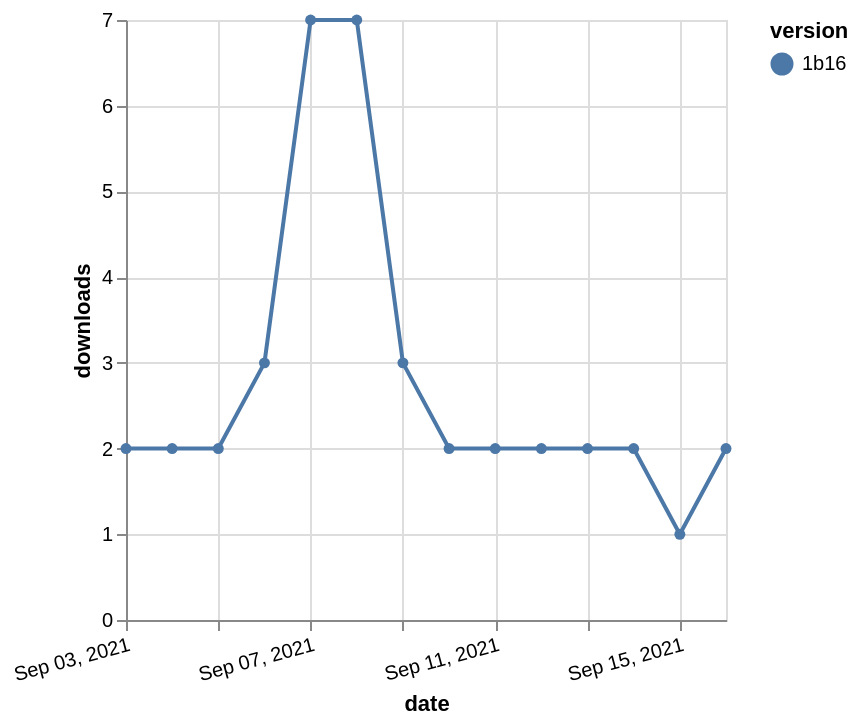

This figure's Vega-Lite source:
### Vega-Lite specification from a JSON file in a GitHub repository (floating-point values rounded to 4 significant figures)
{"$schema": "https://vega.github.io/schema/vega-lite/v5.json", "description": "A simple bar chart with embedded data.", "data": {"values": [{"date": "2021-09-03", "total": 3577, "delta": 2, "version": "1b16"}, {"date": "2021-09-04", "total": 3579, "delta": 2, "version": "1b16"}, {"date": "2021-09-05", "total": 3581, "delta": 2, "version": "1b16"}, {"date": "2021-09-06", "total": 3584, "delta": 3, "version": "1b16"}, {"date": "2021-09-07", "total": 3591, "delta": 7, "version": "1b16"}, {"date": "2021-09-08", "total": 3598, "delta": 7, "version": "1b16"}, {"date": "2021-09-09", "total": 3601, "delta": 3, "version": "1b16"}, {"date": "2021-09-10", "total": 3603, "delta": 2, "version": "1b16"}, {"date": "2021-09-11", "total": 3605, "delta": 2, "version": "1b16"}, {"date": "2021-09-12", "total": 3607, "delta": 2, "version": "1b16"}, {"date": "2021-09-13", "total": 3609, "delta": 2, "version": "1b16"}, {"date": "2021-09-14", "total": 3611, "delta": 2, "version": "1b16"}, {"date": "2021-09-15", "total": 3612, "delta": 1, "version": "1b16"}, {"date": "2021-09-16", "total": 3614, "delta": 2, "version": "1b16"}]}, "width": "container", "mark": {"type": "line", "point": {"filled": true}}, "encoding": {"x": {"field": "date", "type": "temporal", "timeUnit": "yearmonthdate", "title": "date", "axis": {"labelAngle": -15}}, "y": {"field": "delta", "type": "quantitative", "title": "downloads"}, "color": {"field": "version", "type": "nominal"}, "tooltip": {"field": "delta"}}}
